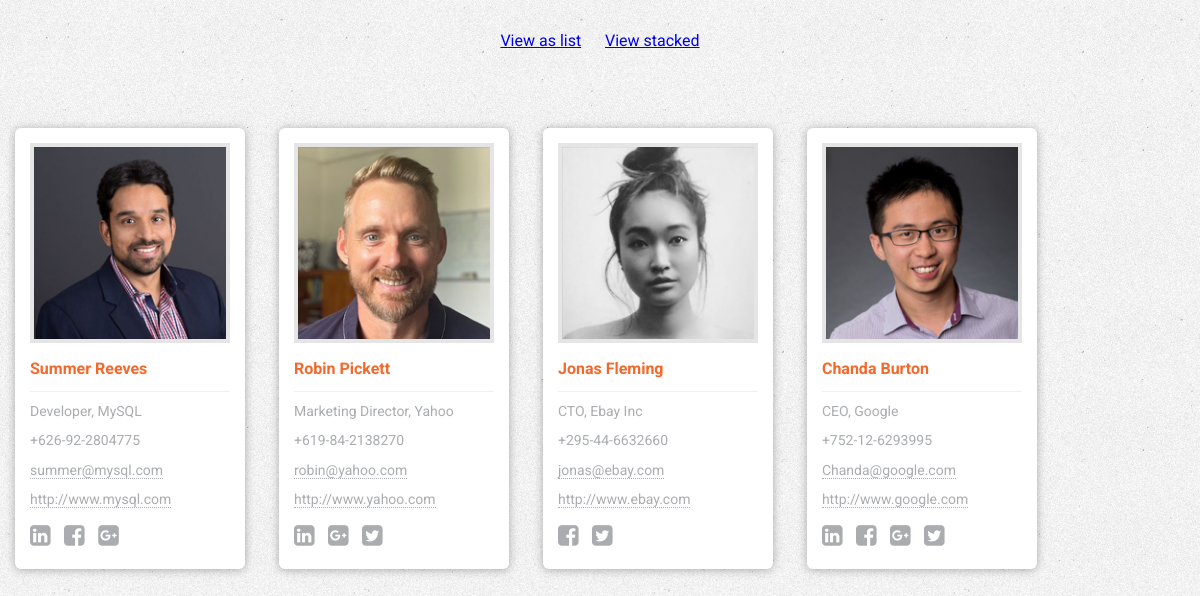
Before: / with the older database file.
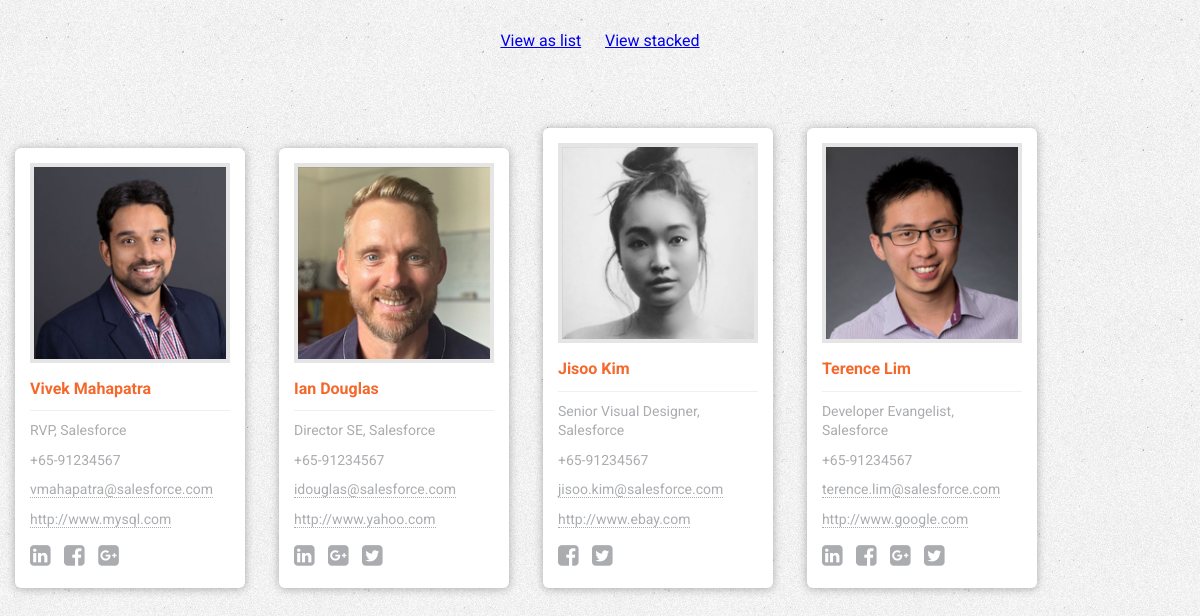
After: the same page with the newer database file.
### tables this page shows
CREATE TABLE IF NOT EXISTS `member` (
  `id` int(11) unsigned NOT NULL AUTO_INCREMENT,
  `name` varchar(255) DEFAULT NULL,
  `position` varchar(255) DEFAULT NULL,
  `company` varchar(255) DEFAULT NULL,
  `email` varchar(255) DEFAULT NULL,
  `phone` varchar(255) DEFAULT NULL,
  `website` varchar(255) DEFAULT NULL,
  `photo` varchar(255) DEFAULT NULL,
  `linkedin` varchar(255) DEFAULT NULL,
  `facebook` varchar(255) DEFAULT NULL,
  `google` varchar(255) DEFAULT NULL,
  `twitter` varchar(255) DEFAULT NULL,
  PRIMARY KEY (`id`)
);

### config.php (called while the page is built, shortened)
<?php
$SETTINGS["mysql_user"]='bc46adb44c3193';
$SETTINGS["mysql_pass"]='2684cfa0';
$SETTINGS["hostname"]='us-cdbr-east-05.cleardb.net';
$SETTINGS["mysql_database"]='heroku_260c479d1ccef26';
$SETTINGS["data_table"]='member';
?>

### index.php (the view, shortened to what this page needs)
<?php
include("config.php");
$is_stacked = isset($_REQUEST['stacked']);
$sql = "SELECT * FROM ".$SETTINGS["data_table"]." ORDER BY id DESC";
$result = $mysqli->query ($sql) or die ('request "Could not execute SQL query" '.$sql);
$rows = array();
while ($row = $result->fetch_assoc()){
  $rows[] = $row;
}
?>
<!DOCTYPE html>
 <html class="no-js">
    <head>
        <link rel="stylesheet" href="css/main.css">
        <link href="//netdna.bootstrapcdn.com/font-awesome/4.1.0/css/font-awesome.min.css" rel="stylesheet">
    </head>
    <body>
<center>
  <a href="index.php">View as list</a> &nbsp;&nbsp;&nbsp;&nbsp;
  <a href="index.php?stacked">View stacked</a>
</center><br /><br />
<ul id="member-list" class="member-list<?php echo $is_stacked?' stacked':''; ?>">
            <?php foreach ($rows AS $v): ?>
            <li>
                <?php if (!empty($v['photo'])): ?>
                    <img class="photo" src="<?php echo $v['photo']; ?>">
                <?php endif; ?>
                <div class="title"><?php echo $v['name']; ?></div>
                <p><?php echo $v['position']; ?>, <?php echo $v['company']; ?></p>
                <p><?php echo $v['phone']; ?></p>
                <p><a href="mailto:<?php echo $v['email']; ?>"><?php echo $v['email']; ?></a></p>
                <p><a href="<?php echo $v['website']; ?>" target="_blank"><?php echo $v['website']; ?></a></p>
                <ul class="social-link">
                   <?php if ($v['linkedin']<>'') { ?><li><a href="<?php echo $v['linkedin']; ?>" target="_blank"><i class="fa fa-linkedin-square"></i></a></li><?php } ?>
                   <?php if ($v['facebook']<>'') { ?><li><a href="<?php echo $v['facebook']; ?>" target="_blank"><i class="fa fa-facebook-square"></i></a></li><?php } ?>
                   <?php if ($v['google']<>'') { ?><li><a href="<?php echo $v['google']; ?>" target="_blank"><i class="fa fa-google-plus-square"></i></a></li><?php } ?>
                   <?php if ($v['twitter']<>'') { ?><li><a href="<?php echo $v['twitter']; ?>" target="_blank"><i class="fa fa-twitter-square"></i></a></li><?php } ?>
                </ul>
            </li>
            <?php endforeach; ?>
        </ul>
    </body>
</html>

### css/main.css (style rules this page uses)
html, button, input, select, textarea { color: #222; }
html { font-size: 1em; line-height: 1.4; }
audio, canvas, img, video { vertical-align: middle; }
html { font-family: sans-serif; -ms-text-size-adjust: 100%; -webkit-text-size-adjust: 100%; }
body { margin: 0; }
a { background: transparent; }
img { border: 0; }
* { -webkit-box-sizing: border-box; -moz-box-sizing: border-box; box-sizing: border-box; }
*:before, *:after { -webkit-box-sizing: border-box; -moz-box-sizing: border-box; box-sizing: border-box; }
body { background: #333333 url(../img/bg.jpg); font-family: 'Roboto', sans-serif; font-weight: 400; padding: 30px 0; }
ul.member-list { padding-left: 0; list-style: none; }
ul.member-list > li { display: inline-block; width: 230px; min-height:420px; background: white; padding: 15px; margin: 15px; border-radius: 6px; -webkit-box-shadow: 0px 1px 10px 0px rgba(0, 0, 0, 0.3); box-shadow: 0px 1px 10px 0px rgba(0, 0, 0, 0.3); opacity: 1; filter: alpha(opacity=100); color: #AAACAF; font-size: 14px; font-weight: 400; -webkit-transition: -webkit-transform 600ms ease, opacity 600ms ease, left 600ms ease, top 600ms ease; -moz-transition: -moz-transform 600ms ease, opacity 600ms ease, left 600ms ease, top 600ms ease; -o-transition: -o-transform 600ms ease, opacity 600ms ease, left 600ms ease, top 600ms ease; -ms-transition: -ms-transform 600ms ease, opacity 600ms ease, left 600ms ease, top 600ms ease; transition: transform 600ms ease, opacity 600ms ease, left 600ms ease, top 600ms ease; }
ul.member-list > li > img.photo { border: 4px solid #E5E5E5; margin: 0 auto; display: block; max-width: 100%; height: auto; margin-bottom: 15px; }
ul.member-list > li .title { color: #F5682B; font-weight: 700; border-bottom: 1px solid #F0F0F0; padding-bottom: 10px; font-size: 16px; }
ul.member-list > li p { margin: 10px 0; }
ul.member-list > li a { text-decoration: none; color: #AAACAF; border-bottom: 1px dotted #AAACAF; }
ul.social-link { padding-left: 0; list-style: none; min-height:30px; }
ul.social-link > li { display: inline-block; padding-left: 5px; padding-right: 5px; }
ul.social-link > li:first-child { padding-left: 0; }
ul.social-link a { font-size: 24px; color: #999999; border: none !important; }

Changed rows visible on the page:
changed member "http://www.mysql.com": name "Summer Reeves" → "Vivek Mahapatra"; position "Developer" → "RVP"; company "MySQL" → "Salesforce"; phone "+626-92-2804775" → "+65-91234567"; email "summer@mysql.com" → "vmahapatra@salesforce.com"
changed member "http://www.yahoo.com": name "Robin Pickett" → "Ian Douglas"; position "Marketing Director" → "Director SE"; company "Yahoo" → "Salesforce"; phone "+619-84-2138270" → "+65-91234567"; email "robin@yahoo.com" → "idouglas@salesforce.com"
changed member "http://www.ebay.com": name "Jonas Fleming" → "Jisoo Kim"; position "CTO" → "Senior Visual Designer"; company "Ebay Inc" → "Salesforce"; phone "+295-44-6632660" → "+65-91234567"; email "jonas@ebay.com" → "jisoo.kim@salesforce.com"
changed member "http://www.google.com": name "Chanda Burton" → "Terence Lim"; position "CEO" → "Developer Evangelist"; company "Google" → "Salesforce"; phone "+752-12-6293995" → "+65-91234567"; email "Chanda@google.com" → "terence.lim@salesforce.com"
